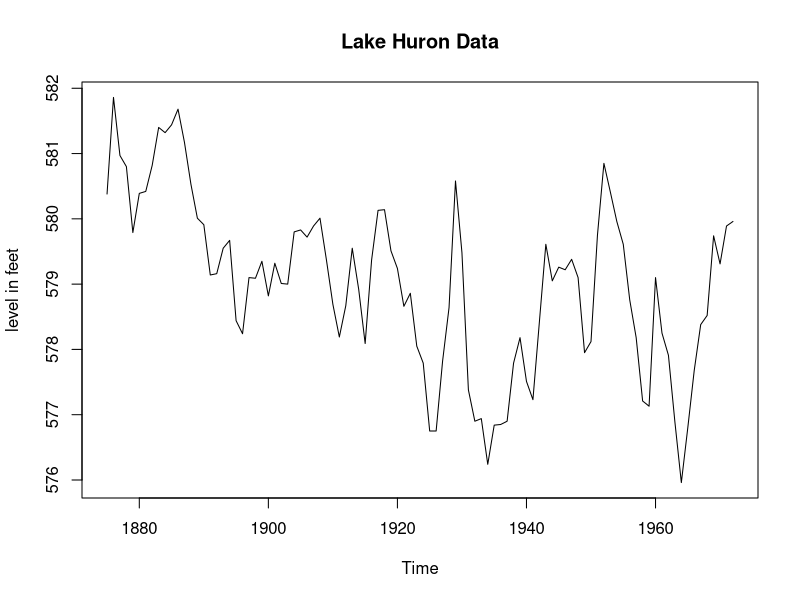
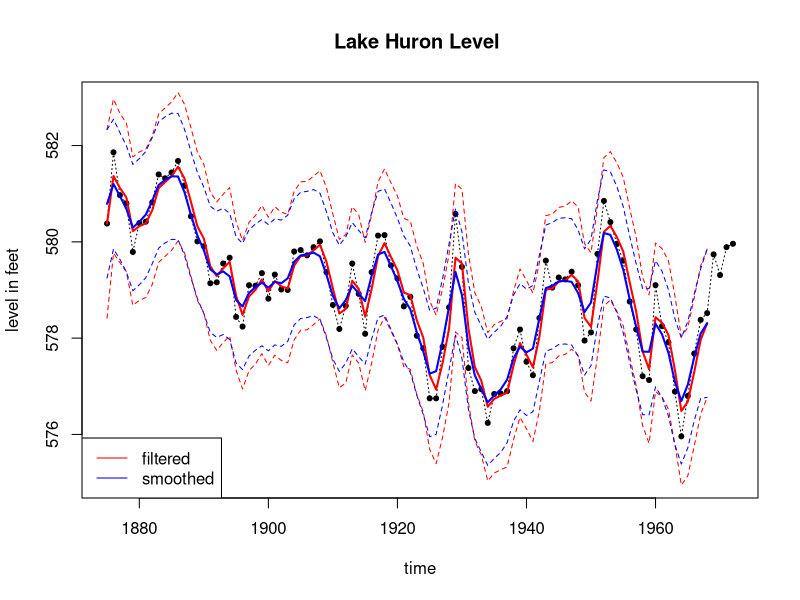

The R script that drew these images, in order:
#################################################
##### Univariate DLM: Known, constant variances
#################################################
set_up_dlm_matrices <- function(FF, GG, VV, WW){
  return(list(FF=FF, GG=GG, VV=VV, WW=WW))
}

set_up_initial_states <- function(m0, C0){
  return(list(m0=m0, C0=C0))
}

### forward update equations ###
forward_filter <- function(data, matrices, initial_states){
  ## retrieve dataset
  yt <- data$yt
  T <- length(yt)
  
  ## retrieve a set of quadruples 
  # FF, GG, VV, WW are scalar
  FF <- matrices$FF  
  GG <- matrices$GG
  VV <- matrices$VV
  WW <- matrices$WW
  
  ## retrieve initial states
  m0 <- initial_states$m0
  C0 <- initial_states$C0
  
  ## create placeholder for results
  d <- dim(GG)[1]
  at <- matrix(NA, nrow=T, ncol=d)
  Rt <- array(NA, dim=c(d, d, T))
  ft <- numeric(T)
  Qt <- numeric(T)
  mt <- matrix(NA, nrow=T, ncol=d)
  Ct <- array(NA, dim=c(d, d, T))
  et <- numeric(T)
  
  
  for(i in 1:T){
    # moments of priors at t
    if(i == 1){
      at[i, ] <- GG %*% t(m0)
      Rt[, , i] <- GG %*% C0 %*% t(GG) + WW
      Rt[,,i] <- 0.5*Rt[,,i]+0.5*t(Rt[,,i]) 
    }else{
      at[i, ] <- GG %*% t(mt[i-1, , drop=FALSE])
      Rt[, , i] <- GG %*% Ct[, , i-1] %*% t(GG) + WW
      Rt[,,i] <- 0.5*Rt[,,i]+0.5*t(Rt[,,i]) 
    }
    
    # moments of one-step forecast:
    ft[i] <- t(FF) %*% (at[i, ]) 
    Qt[i] <- t(FF) %*% Rt[, , i] %*% FF + VV
    
    # moments of posterior at t:
    At <- Rt[, , i] %*% FF / Qt[i]
    et[i] <- yt[i] - ft[i]
    mt[i, ] <- at[i, ] + t(At) * et[i]
    Ct[, , i] <- Rt[, , i] - Qt[i] * At %*% t(At)
    Ct[,,i] <- 0.5*Ct[,,i] + 0.5*t(Ct[,,i]) 
  }
  cat("Forward filtering is completed!") # indicator of completion
  return(list(mt = mt, Ct = Ct, at = at, Rt = Rt, 
              ft = ft, Qt = Qt))
}


forecast_function <- function(posterior_states, k, matrices){
  
  ## retrieve matrices
  FF <- matrices$FF
  GG <- matrices$GG
  WW <- matrices$WW
  VV <- matrices$VV
  mt <- posterior_states$mt
  Ct <- posterior_states$Ct
  
  ## set up matrices
  T <- dim(mt)[1] # time points
  d <- dim(mt)[2] # dimension of state parameter vector
  
  ## placeholder for results
  at <- matrix(NA, nrow = k, ncol = d)
  Rt <- array(NA, dim=c(d, d, k))
  ft <- numeric(k)
  Qt <- numeric(k)
  
  
  for(i in 1:k){
    ## moments of state distribution
    if(i == 1){
      at[i, ] <- GG %*% t(mt[T, , drop=FALSE])
      Rt[, , i] <- GG %*% Ct[, , T] %*% t(GG) + WW
      Rt[,,i] <- 0.5*Rt[,,i]+0.5*t(Rt[,,i]) 
    }else{
      at[i, ] <- GG %*% t(at[i-1, , drop=FALSE])
      Rt[, , i] <- GG %*% Rt[, , i-1] %*% t(GG) + WW
      Rt[,,i] <- 0.5*Rt[,,i]+0.5*t(Rt[,,i]) 
    }
    
    ## moments of forecast distribution
    ft[i] <- t(FF) %*% t(at[i, , drop=FALSE])
    Qt[i] <- t(FF) %*% Rt[, , i] %*% FF + VV
  }
  cat("Forecasting is completed!") # indicator of completion
  return(list(at=at, Rt=Rt, ft=ft, Qt=Qt))
}

## obtain 95% credible interval
get_credible_interval <- function(mu, sigma2, 
                                  quantile = c(0.025, 0.975)){
  z_quantile <- qnorm(quantile)
  bound <- matrix(0, nrow=length(mu), ncol=2)
  bound[, 1] <- mu + z_quantile[1]*sqrt(as.numeric(sigma2)) # lower bound
  bound[, 2] <- mu + z_quantile[2]*sqrt(as.numeric(sigma2)) # upper bound
  return(bound)
}

### smoothing equations ###
backward_smoothing <- function(data, matrices, 
                               posterior_states){
  ## retrieve data 
  yt <- data$yt
  T <- length(yt) 
  
  ## retrieve matrices
  FF <- matrices$FF
  GG <- matrices$GG
  
  ## retrieve matrices
  mt <- posterior_states$mt
  Ct <- posterior_states$Ct
  at <- posterior_states$at
  Rt <- posterior_states$Rt
  
  ## create placeholder for posterior moments 
  mnt <- matrix(NA, nrow = dim(mt)[1], ncol = dim(mt)[2])
  Cnt <- array(NA, dim = dim(Ct))
  fnt <- numeric(T)
  Qnt <- numeric(T)
  for(i in T:1){
    # moments for the distributions of the state vector given D_T
    if(i == T){
      mnt[i, ] <- mt[i, ]
      Cnt[, , i] <- Ct[, , i]
      Cnt[, , i] <- 0.5*Cnt[, , i] + 0.5*t(Cnt[, , i]) 
    }else{
      inv_Rtp1<-solve(Rt[,,i+1])
      Bt <- Ct[, , i] %*% t(GG) %*% inv_Rtp1
      mnt[i, ] <- mt[i, ] + Bt %*% (mnt[i+1, ] - at[i+1, ])
      Cnt[, , i] <- Ct[, , i] + Bt %*% (Cnt[, , i + 1] - Rt[, , i+1]) %*% t(Bt)
      Cnt[,,i] <- 0.5*Cnt[,,i] + 0.5*t(Cnt[,,i]) 
    }
    # moments for the smoothed distribution of the mean response of the series
    fnt[i] <- t(FF) %*% t(mnt[i, , drop=FALSE])
    Qnt[i] <- t(FF) %*% t(Cnt[, , i]) %*% FF
  }
  cat("Backward smoothing is completed!")
  return(list(mnt = mnt, Cnt = Cnt, fnt=fnt, Qnt=Qnt))
}
####################### Example: Lake Huron Data ######################
plot(LakeHuron,main="Lake Huron Data",ylab="level in feet") 
# 98 observations total 
k=4
T=length(LakeHuron)-k # We take the first 94 observations 
#  as our data
ts_data=LakeHuron[1:T]
ts_validation_data <- LakeHuron[(T+1):98]

data <- list(yt = ts_data)

## set up matrices
FF <- as.matrix(1)
GG <- as.matrix(1)
VV <- as.matrix(1)
WW <- as.matrix(1)
m0 <- as.matrix(570)
C0 <- as.matrix(1e4)

## wrap up all matrices and initial values
matrices <- set_up_dlm_matrices(FF,GG,VV,WW)
initial_states <- set_up_initial_states(m0, C0)

## filtering
results_filtered <- forward_filter(data, matrices, 
                                   initial_states)
ci_filtered<-get_credible_interval(results_filtered$mt,
                                   results_filtered$Ct)
## smoothing
results_smoothed <- backward_smoothing(data, matrices, 
                                       results_filtered)
ci_smoothed <- get_credible_interval(results_smoothed$mnt, 
                                     results_smoothed$Cnt)


index=seq(1875, 1972, length.out = length(LakeHuron))
index_filt=index[1:T]

plot(index, LakeHuron, main = "Lake Huron Level ",type='l',
     xlab="time",ylab="level in feet",lty=3,ylim=c(575,583))
points(index,LakeHuron,pch=20)

lines(index_filt, results_filtered$mt, type='l', 
      col='red',lwd=2)
lines(index_filt, ci_filtered[,1], type='l', col='red',lty=2)
lines(index_filt, ci_filtered[,2], type='l', col='red',lty=2)

lines(index_filt, results_smoothed$mnt, type='l', 
      col='blue',lwd=2)
lines(index_filt, ci_smoothed[,1], type='l', col='blue',lty=2)
lines(index_filt, ci_smoothed[,2], type='l', col='blue',lty=2)

legend('bottomleft', legend=c("filtered","smoothed"),
       col = c("red", "blue"), lty=c(1, 1))

